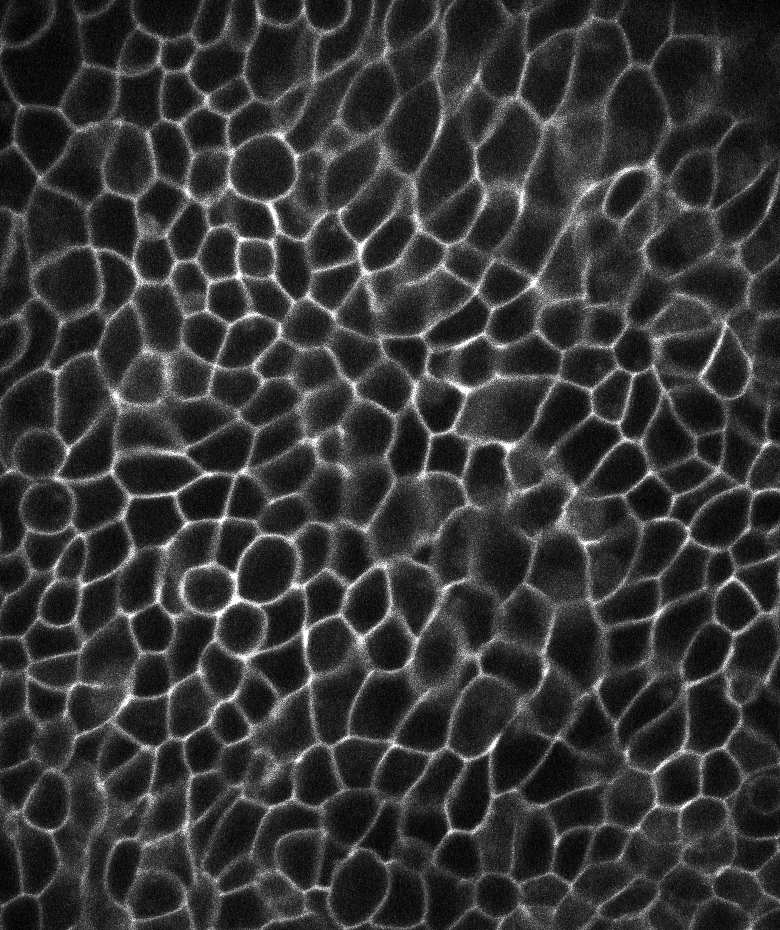
#> input picture codelab/example_data/example_cells_1.tif, 780 x 930 px, found by its file name
$ jupyter execute --allow-errors 'image_analysis_tutorial_section_2_solutions🙋.ipynb'   (shell and % lines are left out)
#> lines starting #> are read from the running program, lines starting #| are printed output that depends on the picture
# Image Analysis with Python - <font color='blue'>Tutorial Pipeline Section 2 Solution</font>

*originally created in 2016*<br>
*updated and converted to a Jupyter notebook in 2017*<br>
*updated and converted to python 3 in 2018*<br>
*by Jonas Hartmann (Gilmour group, EMBL Heidelberg)*<br>
*updated in 2022 by Cheng-Yu Huang*<br>

##  Table of Contents

1. [About this Tutorial](#about)
2. [Initialization](#initialize)
11. [Postprocessing: Removing Cells at the Image Border](#postpro)
12. [Identifying Cell Edges](#edges)
13. [Extracting Quantitative Measurements](#measure)
14. [Simple Analysis & Visualization](#analysis)
15. [Writing Output to Files](#write)
16. [BONUS - Batch Processing](#batch)

##  About this Tutorial <a id=about></a>

*This tutorial covers the part 2 of the image analysis tutorial*

#### Instructions

- In the section 1 of the Codelab, you performed adaptive thresholding and connected-component analysis of our raw image.

- Here we are going to continue from where we left behind, starting with the segmentation result, we will first clean all the cell patches near the border of the image, and detect the edge of each cells. Then we will perform the statistical analysis to the results.

## Initialization <a id=initialize></a>

In this section we will import all the necessary modules and packages. Then we will load the raw image data and our segmentation results, for further processing

[cell 1]
# (i) Importing all the necessary modules and packages

# The numerical arrays manipulation module numpy as np
# The plotting module matplotlib.pyplot as plt
# The image processing module scipy.ndimage as ndi
### YOUR CODE HERE!
import numpy as np
import matplotlib.pyplot as plt
import scipy.ndimage as ndi

[cell 2]
# (ii) Set matplotlib backend

### YOUR CODE HERE!

[cell 3]
# (iii) Specify the directory path and file name

# Create a string variable with the relative (or absolute) path to your raw image
# and segmentation results.
### YOUR CODE HERE!
img_filepath = r'example_data\example_cells_1.tif'
seg_filepath = r'example_cells_1_seg.tif'

[cell 4]
# (iv) Load the raw image and the segmentation results

### YOUR CODE HERE!
from skimage.io import imread
img = imread(img_filepath)
#> img is the input picture: shape (930, 780); min 0, max 255, mean 52.7
#> (the rest of this cell did not finish here and is left out)

[cell 5]
# (v) Look at the images to confirm that everything worked as intended

### YOUR CODE HERE!
fig, ax = plt.subplots(1, 2, figsize=(10,7))
ax[0].imshow(img, interpolation='none', cmap='gray')
#> (the rest of this cell did not finish here and is left out)

## Postprocessing: Removing Cells at the Image Border <a id=postpro></a>

#### Background

Since segmentation is never perfect, it often makes sense to explicitely remove artifacts afterwards. For example, one could filter out objects that are too small, have a very strange shape, or very strange intensity values.

**Warning:** Filtering out objects is equivalent to the *removal of outliers* in data analysis and *should only be done for good reason and with caution!*

As an example of postprocessing, we will now filter out a particular group of problematic cells: those that are being cut off at the image border.

#### <font color='teal'> Exercise </font>

Iterate through all the cells in your segmentation and remove those touching the image border.

Follow the instructions in the comments below. Note that the instructions will get a little less specific from here on, so you need to figure out how to approach a problem yourself.

#> (a cell that did not finish here is left out)

#> (a cell that did not finish here is left out)

#> (a cell that did not finish here is left out)

[cell 9]
# (iii) Visualize the result

# Show the result as transparent overlay over the raw or smoothed image.
# Here you have to combine alpha (to make cells transparent) and 'np.ma.array'
# (to hide empty space where the border cells were deleted).

### YOUR CODE HERE!
plt.figure(figsize=(7,7))
plt.imshow(img, interpolation='none', cmap='gray')
#> (the rest of this cell did not finish here and is left out)

## Identifying Cell Edges <a id=edges></a>

#### Background

With the final segmentation in hand, we can now start to think about measurements and data analysis. However, to extract interesting measurements from our cells, the segmentation on its own is often not enough: additional masks that identify sub-regions for each cell allow more precise and more biologically relevant measurements.

The most useful example of this is an additional mask that identifies only the edge pixels of each cell. This is useful for a number of purposes, including:

- Edge intensity is a good measure of membrane intensity, which is often a desired readout.
- The intensity profile along the edge may contain information on cell polarity.
- The length of the edge (relative to the cell area) is an informative feature about the cell shape.
- Showing colored edges is a nice way of visualizing cell segmentations.

There are many ways of identifying edge pixels in a fully labeled segmentation. Here, we will use a simple and relatively fast method based on erosion.

#### <font color='teal'> Exercise </font>

Create a labeled mask of cell edges by following these steps:

- Create an array of the same size and data type as the segmentation but filled with only zeros
    - This will be your final cell edge mask; you gradually add cell edges as you iterate over cells


- *For each cell...*
    - Erode the cell's mask by 1 pixel
    - Using the eroded mask and the original mask, create a new mask of only the cell's edge pixels
    - Add the cell's edge pixels into the empty image generated above, labeling them with the cell's original ID number

Follow the instructions in the comments below.

#> (a cell that did not finish here is left out)

#> (a cell that did not finish here is left out)

[cell 12]
# (vi) Visualize the result

# Note: Because the lines are so thin (1pxl wide), they may not be displayed correctly in small figures.
#       You can 'zoom in' by showing a sub-region of the image which is then rendered bigger. You can
#       also go back to the edge identification code and make the edges multiple pixels wide (but keep
#       in mind that this will have an effect on your quantification results!).

### YOUR CODE HERE!
plt.figure(figsize=(7,7))
#> (the rest of this cell did not finish here and is left out)

## Extracting Quantitative Measurements <a id=measure></a>

#### Background

The ultimate goal of image segmentation is of course the extraction of quantitative measurements, in this case on a single-cell level. Measures of interest can be based on intensity (in different channels) or on the size and shape of the cells.

To exemplify how different properties of cells can be measured, we will extract the following:

- Cell ID (so all other measurements can be traced back to the cell that was measured)
- Mean intensity of each cell
- Mean intensity at the membrane of each cell
- The cell area, i.e. the number of pixels that make up the cell
- The cell outline length, i.e. the number of pixels that make up the cell edge

*Note: It makes sense to use smoothed/filtered/background-subtracted images for segmentation. When it comes to measurements, however, it's best to get back to the raw data!*

#### <font color='teal'>Exercise</font>

Extract the measurements listed above for each cell and collect them in a dictionary.

Note: The ideal data structure for data like this is the `DataFrame` offered by the module `Pandas`. However, for the sake of simplicity, we will here stick with a dictionary of lists.

Follow the instructions in the comments below.

[cell 13]
# (i) Create a dictionary that contains a key-value pairing for each measurement

# The keys should be strings describing the type of measurement (e.g. 'intensity_mean') and
# the values should be empty lists. These empty lists will be filled with the results of the
# measurements.

### YOUR CODE HERE!
results = {"cell_id"      : [],
           "int_mean"     : [],
           "int_mem_mean" : [],
           "cell_area"    : [],
           "cell_edge"    : []}

# Solution note: the spacing between the strings and colons doesn't matter for the code's
# execution. It is used solely to make the code more readable!

#> (a cell that did not finish here is left out)

[cell 15]
# (iii) Print the results and check that they make sense

### YOUR CODE HERE!
for key in results.keys():
    print(key + ":", results[key][:5], '\n')

## Simple Analysis & Visualisation <a id=analysis></a>

#### Background

By extracting quantitative measurements from an image we cross over from 'image analysis' to 'data analysis'.

This section briefly explains how to do basic data analysis and plotting, including boxplots, scatterplots and linear fits. It also showcases how to map data back onto the image, creating an "image-based heatmap".

#### <font color='teal'>Exercise</font>

Analyze and plot the extracted data in a variety of ways.

Follow the instructions in the comments below.

[cell 16]
# (i) Familiarize yourself with the data structure of the results dict and summarize the results

# Recall that dictionaries are unordered; a dataset of interest is accessed through its key.
# In our case, the datasets inside the dict are lists of values, ordered in the same order
# as the cell IDs.

# For each dataset in the results dict, print its name (the key) along with its mean, standard
# deviation, maximum, minimum, and median. The appropriate numpy methods (e.g. 'np.median') work
# with lists just as well as with arrays.

### YOUR CODE HERE!
# Custom function for nice printing of summary statistics.
# Note the use of format strings for nice number padding.
def print_summary(data):
    print( "  Mean:    {:7.2f}".format(np.mean(data))   )
    print( "  Stdev:   {:7.2f}".format(np.std(data))    )
    print( "  Max:     {:7.2f}".format(np.max(data))    )
    print( "  Min:     {:7.2f}".format(np.min(data))    )
    print( "  Median:  {:7.2f}".format(np.median(data)) )

# Calling the custom function for each dataset
#> (the rest of this cell did not finish here and is left out)

[cell 17]
# (ii)-1 Create a histogram showing the distribution of cell surface area in pixels

# Use the function 'plt.hist'. Change the "bins" parameter of the function to see the more detailed
# trend of the data. What do you observe?

### YOUR CODE HERE!

plt.figure(figsize=(6,3))
num_bins = 30
plt.hist(results['cell_area'], bins = num_bins)
plt.xlabel('cell area [pxl]')
plt.ylabel('Count')
plt.title('Histogram of Cell Area Distribution')
plt.show()
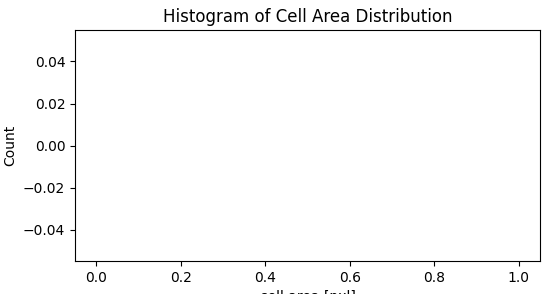
#> figure drawn by matplotlib, 1 panel

[cell 18]
# (ii)-2 Create a box plot showing the mean cell and mean membrane intensities for both channels.

# Use the function 'plt.boxplot'. Use the 'label' keyword of 'plt.boxplot' to label the x axis with
# the corresponding key names. Feel free to play around with the various options of the boxplot
# function to make your plot look nicer. Remember that you can first call 'plt.figure' to adjust
# settings such as the size of the plot.

### YOUR CODE HERE!

plt.figure(figsize=(3,6))
plt.boxplot([results['int_mean'], results['int_mem_mean']],
            labels=['int_mean', 'int_mem_mean'],
           widths=0.6)
plt.show()
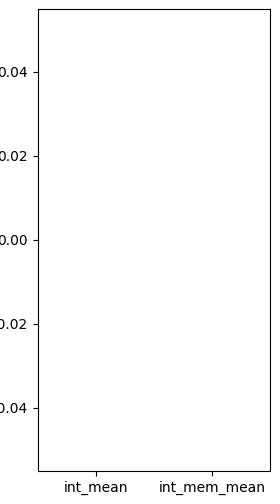
#> figure drawn by matplotlib, 1 panel
